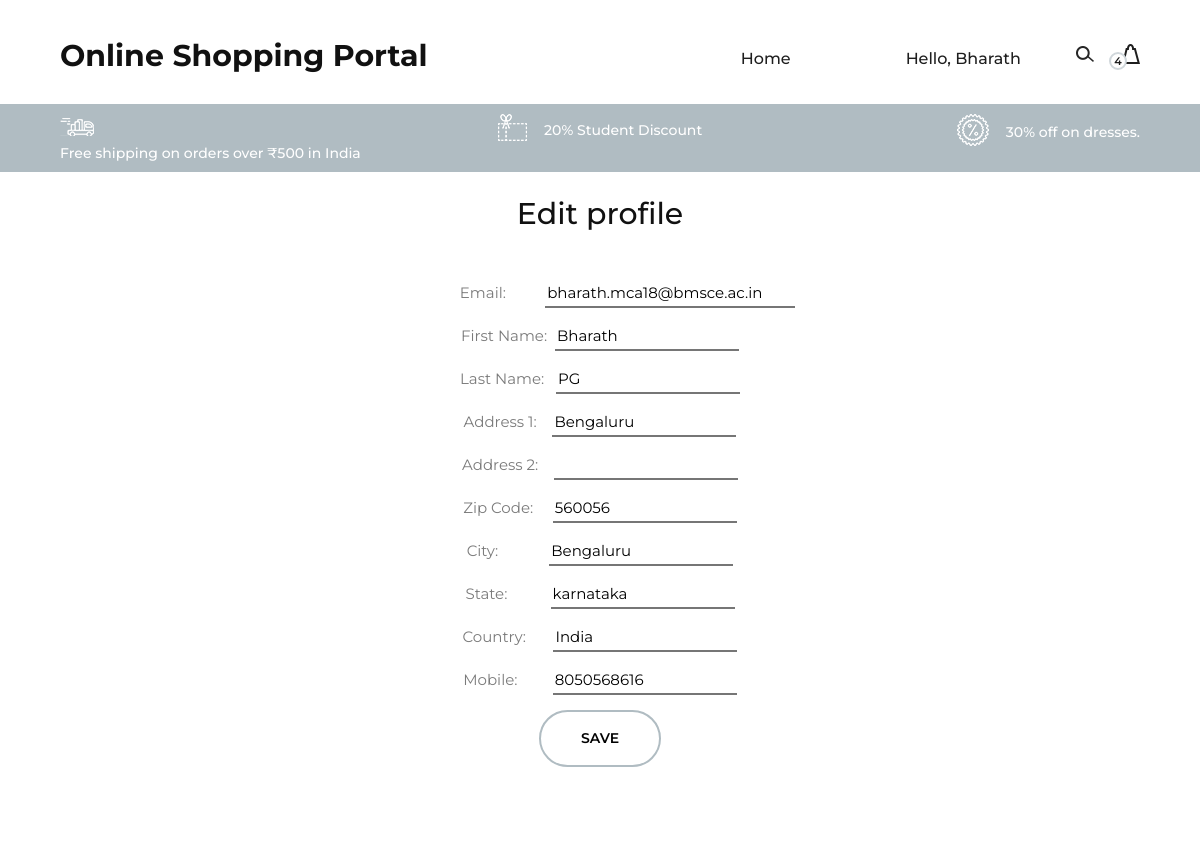
Before: /account/profile/edit (signed in, upper part) with the older database file.
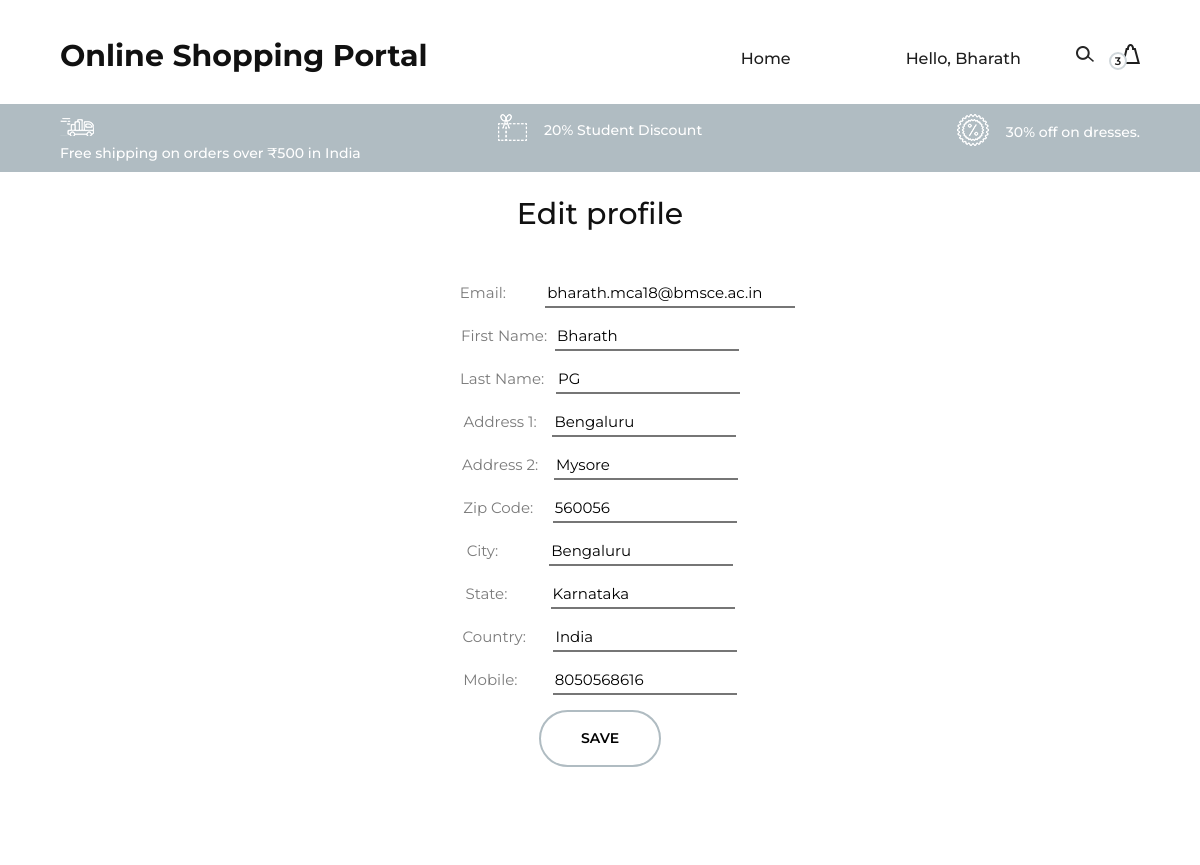
After: the same page with the newer database file.
### tables this page shows
CREATE TABLE users 
		(userId INTEGER PRIMARY KEY, 
		password TEXT,
		email TEXT,
		firstName TEXT,
		lastName TEXT,
		address1 TEXT,
		address2 TEXT,
		zipcode TEXT,
		city TEXT,
		state TEXT,
		country TEXT, 
		phone TEXT
		);

### main.py (the view)
@app.route("/account/profile/edit", methods=["GET", "POST"])
def editProfile():
    if 'email' not in session:
        return redirect(url_for('root'))
    loggedIn, firstName, noOfItems = getLoginDetails()
    with sqlite3.connect('database.db') as conn:
        cur = conn.cursor()
        cur.execute("SELECT userId, email, firstName, lastName, address1, address2, zipcode, city, state, country, phone FROM users WHERE email = ?", (session['email'], ))
        profileData = cur.fetchone()
    conn.close()
    msg11 = request.args.get("msg11")
    return render_template("editProfile.html", profileData=profileData, loggedIn=loggedIn, firstName=firstName, noOfItems=noOfItems, msg11=msg11)

### main.py (called while the page is built)
def getLoginDetails():
    with sqlite3.connect('database.db') as conn:
        cur = conn.cursor()
        if 'email' not in session:
            loggedIn = False
            firstName = ''
            noOfItems = 0
        else:
            loggedIn = True
            cur.execute("SELECT userId, firstName FROM users WHERE email = ?", (session['email'], ))
            userId, firstName = cur.fetchone()
            cur.execute("SELECT count(productId) FROM kart WHERE userId = ?", (userId, ))
            noOfItems = cur.fetchone()[0]
    conn.close()
    return (loggedIn, firstName, noOfItems)

### templates/editProfile.html (shortened to what the changed rows need)
<!DOCTYPE HTML>
<html>
<head>
<head>
    <link rel="stylesheet" href={{ url_for('static', filename="bharath/css/bootstrap.min.css")}} type="text/css" />
    <link rel="stylesheet" href={{ url_for('static', filename="bharath/css/font-awesome.min.css")}} type="text/css" />
    <link rel="stylesheet" href={{ url_for('static', filename="bharath/css/nice-select.css")}} type="text/css"/>
    <link rel="stylesheet" href={{ url_for('static', filename="bharath/css/owl.carousel.min.css")}} type="text/css"/>
    <link rel="stylesheet" href={{ url_for('static', filename="bharath/css/magnific-popup.css")}} type="text/css"/>
    <link rel="stylesheet" href={{ url_for('static', filename="bharath/css/slicknav.min.css")}} type="text/css"/>
    <link rel="stylesheet" href={{ url_for('static', filename="bharath/css/style.css")}} type="text/css"/>
</head>
    <header class="header-section" >
        <div class="container-fluid">
            <div class="inner-header">
                <div class="header-right">
                    <a href="/cart"><img src={{ url_for('static', filename="bharath/img/icons/bag.png" )}} alt=""/>
                        <span>{{noOfItems}}</span>
                    </a>
                </div>
                {% if not loggedIn %}
                <div class="user-access">
                    <a href="/loginForm" >Sign in</a>
                </div>
                {% else %}
                    <div>
                        <nav class="main-menu mobile-menu">
                            <ul>
                                <li><a href="">Hello, {{firstName}}</a>
                            </li>
                        </ul>
                    </nav>
                    </div>
                    {% endif %}
            </div>
        </div>
    </header>
	<body>
	<center>
<div class="display"><br>
    <h3>Edit profile</h3><br>
        <br>
	<form action="/updateProfile" method="POST" >
		<p>&nbsp;&nbsp;&nbsp;&nbsp;&nbsp;&nbsp;&nbsp;&nbsp;&nbsp;&nbsp;&nbsp;&nbsp;&nbsp;&nbsp;Email:&nbsp;&nbsp;&nbsp;&nbsp;&nbsp;&nbsp;&nbsp;&nbsp;&nbsp;&nbsp;<input type="email" style="border-top-style: hidden;	border-right-style: hidden;
			border-left-style: hidden; width: 250px;" name="email"  value={{profileData[1]}} readonly="readonly"></p>
        <p>First Name:&nbsp;&nbsp;<input type="text"  name="firstName" style="border-top-style: hidden;	border-right-style: hidden;
            border-left-style: hidden; " value={{profileData[2]}}></p>
		<p>Last Name: &nbsp;&nbsp;<input type="text" name="lastName" style="border-top-style: hidden;	border-right-style: hidden;
            border-left-style: hidden; " value={{profileData[3]}}></p>
		<p>Address 1: &nbsp;&nbsp;&nbsp;<input type="text" name="address1" style="border-top-style: hidden;	border-right-style: hidden;
            border-left-style: hidden; " value={{profileData[4]}}></p>
		<p>Address 2: &nbsp;&nbsp;&nbsp;<input type="text" name="address2" style="border-top-style: hidden;	border-right-style: hidden;
            border-left-style: hidden; " value={{profileData[5]}}></p>
		<p>Zip Code: &nbsp;&nbsp;&nbsp;&nbsp;<input type="text" name="zipcode" style="border-top-style: hidden;	border-right-style: hidden;
            border-left-style: hidden; " value={{profileData[6]}}></p>
		<p>City: &nbsp;&nbsp;&nbsp;&nbsp;&nbsp;&nbsp;&nbsp;&nbsp;&nbsp;&nbsp;&nbsp;&nbsp;<input type="text" style="border-top-style: hidden;	border-right-style: hidden;
            border-left-style: hidden; " name="city" value={{profileData[7]}}></p>
		<p>State: &nbsp;&nbsp;&nbsp;&nbsp;&nbsp;&nbsp;&nbsp;&nbsp;&nbsp;&nbsp;<input type="text" name="state" style="border-top-style: hidden;	border-right-style: hidden;
            border-left-style: hidden; " value={{profileData[8]}}></p>
		<p>Country: &nbsp;&nbsp;&nbsp;&nbsp;&nbsp;&nbsp;<input type="text" style="border-top-style: hidden;	border-right-style: hidden;
            border-left-style: hidden; " name="country" value={{profileData[9]}}></p>
		<p>Mobile:&nbsp;&nbsp;&nbsp;&nbsp;&nbsp;&nbsp;&nbsp;&nbsp; <input type="text" style="border-top-style: hidden;	border-right-style: hidden;
            border-left-style: hidden; " name="phone" value={{profileData[10]}}></p>
	</form>
</div></center>
</body>
</html>

Changed rows visible on the page:
changed users "Bharath": address2 (not shown) → "Mysore"; state "karnataka" → "Karnataka"
Other visible differences:
{{ noOfItems }}: "4" → "3"
